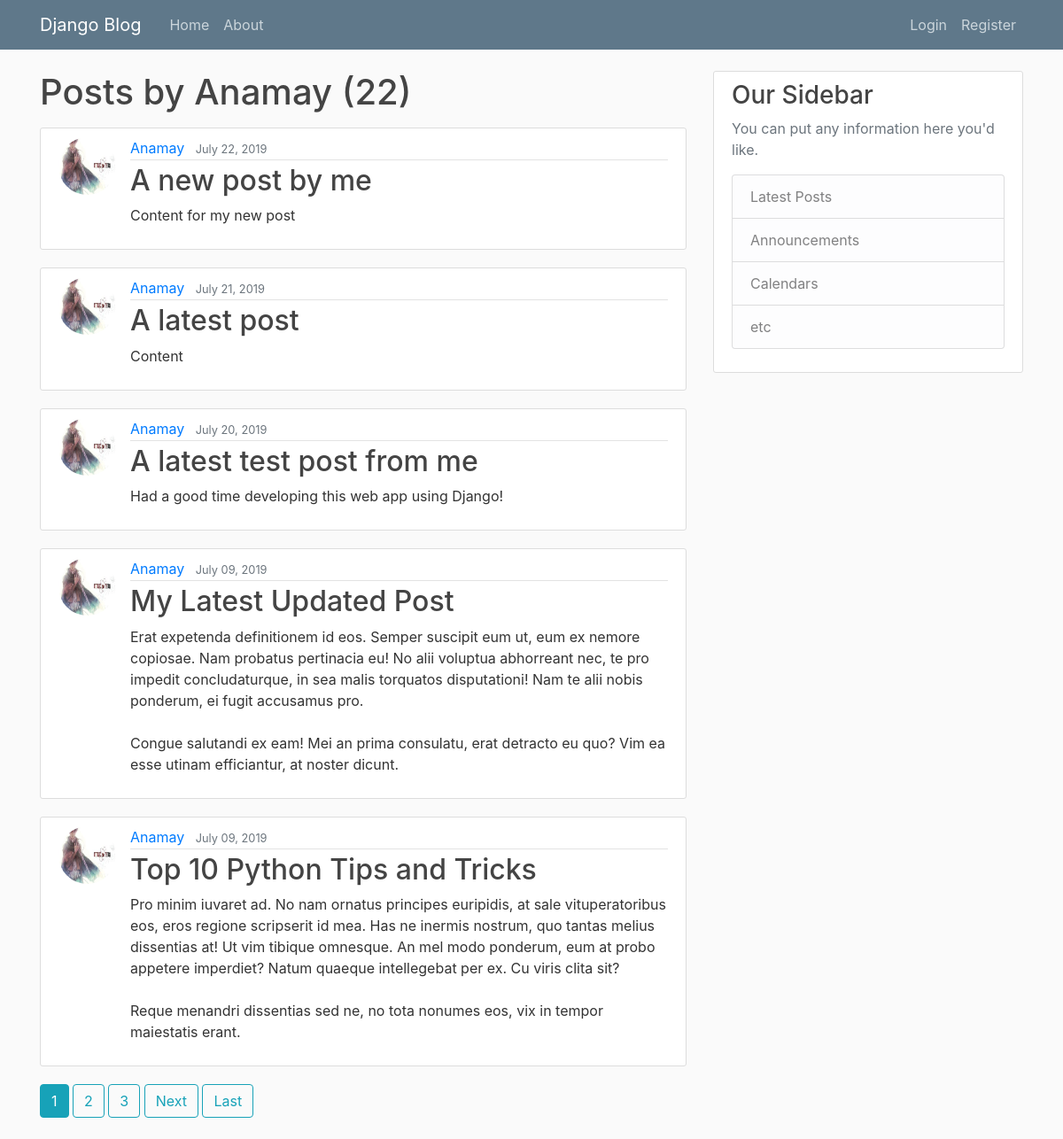
The app's page /user/Anamay/ with its own data.
### blog/models.py (models this page shows, shortened)
class Post(models.Model):
	title = models.CharField(max_length=100)
	content = models.TextField()
	date_posted = models.DateTimeField(default=timezone.now) #models.DateTimeField(auto_now=True)    #models.DateTimeField(auto_now_add=True)
	author = models.ForeignKey(User, on_delete=models.CASCADE)

### users/models.py (models this page shows, shortened)
class Profile(models.Model):
	user = models.OneToOneField(User, on_delete = models.CASCADE)
	image = models.ImageField(default = "default.jpg",upload_to = "profile_pics")

### blog/views.py (the view)
# urls.py: path('user/<str:username>/',UserPostListView.as_view(),name = "user-posts")
class UserPostListView(ListView):
	model = Post
	template_name = "blog/user_posts.html"
	context_object_name = "posts"
	paginate_by = 5
	def get_queryset(self):
		user = get_object_or_404(User,username = self.kwargs.get('username'))
		return Post.objects.filter(author = user).order_by("-date_posted")

### blog/templates/blog/user_posts.html (shortened to what this page needs)
{%extends "blog/base.html"%}
{%block content%}
	<h1 class = "mb-3">Posts by {{ view.kwargs.username }} ({{ page_obj.paginator.count }})</h1>
	{%for post in posts%}
		<article class="media content-section">
			<img class = "rounded-circle article-img" src="{{ post.author.profile.image.url }}">
		  <div class="media-body">
		    <div class="article-metadata">
		      <a class="mr-2" href="{% url 'user-posts' post.author.username %}">{{ post.author }}</a>
		      <small class="text-muted">{{ post.date_posted|date:"F d, Y" }}</small>
		    </div>
		    <h2><a class="article-title" href="{% url 'post-detail' post.id %}">{{ post.title }}</a></h2>
		    <p class="article-content">{{ post.content }}</p>
		  </div>
		</article>
	{%endfor%}
	{% if is_paginated %}
		{% for num in page_obj.paginator.page_range %}
			{% if page_obj.number == num %}
				<a href="?page={{ num }}" class = "btn btn-info mb-4">{{ num }}</a>
			{% elif num > page_obj.number|add:'-3' and num < page_obj.number|add:'3' %}
				<a href="?page={{ num }}" class = "btn btn-outline-info mb-4">{{ num }}</a>
			{% endif %}
		{% endfor %}
		{% if page_obj.has_next %}
			<a href="?page={{ page_obj.next_page_number }}" class = "btn btn-outline-info mb-4">Next</a>
			<a href="?page={{ page_obj.paginator.num_pages }}" class = "btn btn-outline-info mb-4">Last</a>
		{% endif %}
	{% endif %}
{%endblock content%}

### blog/static/blog/main.css (style rules this page uses)
body { background: #fafafa; color: #333333; margin-top: 5rem; }
h1, h2, h3, h4, h5, h6 { color: #444444; }
.content-section { background: #ffffff; padding: 10px 20px; border: 1px solid #dddddd; border-radius: 3px; margin-bottom: 20px; }
.article-title { color: #444444; }
.article-content { white-space: pre-line; }
.article-img { height: 65px; width: 65px; margin-right: 16px; }
.article-metadata { padding-bottom: 1px; margin-bottom: 4px; border-bottom: 1px solid #e3e3e3 }

### records on screen
Post: author.profile.image (picture), author "Anamay", date_posted "July 22, 2019", title "A new post by me", content "Content for my new post"
Post: author.profile.image (picture), author "Anamay", date_posted "July 21, 2019", title "A latest post", content "Content"
Post: author.profile.image (picture), author "Anamay", date_posted "July 20, 2019", title "A latest test post from me", content "Had a good time developing this web app using Django!"
Post: author.profile.image (picture), author "Anamay", date_posted "July 09, 2019", title "My Latest Updated Post", content "Erat expetenda definitionem id eos. Semper suscipit eum ut, eum ex nemore copiosae. Nam probatus pertinacia eu! No alii voluptua abhorreant nec, te pro impedit concludaturque, in sea malis torquatos disputationi! Nam te alii nobis ponderum, ei fugit accusamus pro. Congue salutandi ex eam! Mei an prima consulatu, erat detracto eu quo? Vim ea esse utinam efficiantur, at noster dicunt."
Post: author.profile.image (picture), author "Anamay", date_posted "July 09, 2019", title "Top 10 Python Tips and Tricks", content "Pro minim iuvaret ad. No nam ornatus principes euripidis, at sale vituperatoribus eos, eros regione scripserit id mea. Has ne inermis nostrum, quo tantas melius dissentias at! Ut vim tibique omnesque. An mel modo ponderum, eum at probo appetere imperdiet? Natum quaeque intellegebat per ex. Cu viris clita sit? Reque menandri dissentias sed ne, no tota nonumes eos, vix in tempor maiestatis erant."

### other values on screen
{{ view.kwargs.username }} "Anamay"
{{ page_obj.paginator.count }} "22"
{{ num }} "1"
{{ num }} "2" "3"
